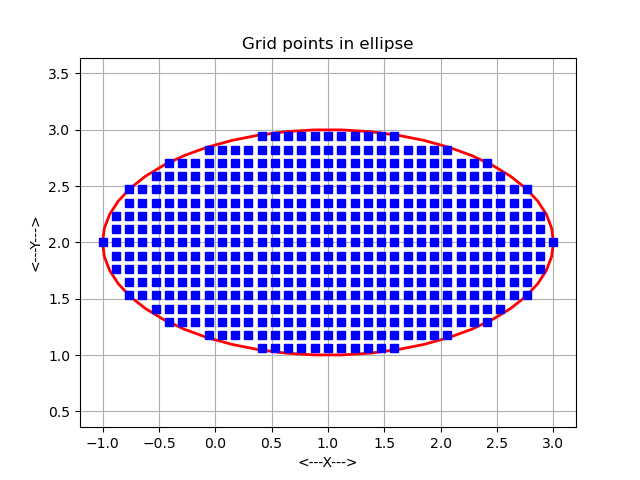

The Python source for this figure:
#! /usr/bin/env python3
#
def ellipse_grid_count ( n, r, c ):

#*****************************************************************************80
#
## ellipse_grid_count() counts the grid points inside an ellipse.
#
#  Discussion:
#
#    The ellipse is specified as
#
#      ( ( X - C1 ) / R1 )^2 + ( ( Y - C2 ) / R2 )^2 = 1
#
#    The user supplies a number N.  There will be N+1 grid points along
#    the shorter axis.
#
#  Licensing:
#
#    This code is distributed under the MIT license.
#
#  Modified:
#
#    08 April 2015
#
#  Author:
#
#    John Burkardt
#
#  Input:
#
#    integer N, the number of subintervals.
#
#    real R(2), the half axis lengths.
#
#    real C(2), the center of the ellipse.
#
#  Output:
#
#    integer NG, the number of grid points inside the ellipse.
#
  import numpy as np

  if ( r[0] < r[1] ):
    h = 2.0 * r[0] / float ( 2 * n + 1 )
    ni = n
    nj = np.ceil ( r[1] / r[0] ) * n
  else:
    h = 2.0 * r[1] / float ( 2 * n + 1 )
    nj = n
    ni = np.ceil ( r[0] / r[1] ) * n

  ng = 0

  for j in range ( 0, nj + 1 ):
    i = 0
    x = c[0]
    y = c[1] + float ( j ) * h
    ng = ng + 1
    if ( 0 < j ):
      ng = ng + 1

    while ( True ):
      i = i + 1
      x = c[0] + float ( i ) * h
      if ( 1 < ( ( x - c[0] ) / r[0] ) ** 2 + ( ( y - c[1] ) / r[1] ) ** 2 ):
        break
      ng = ng + 1
      ng = ng + 1
      if ( 0 < j ):
        ng = ng + 1
        ng = ng + 1

  return ng

def ellipse_grid_count_test ( ):

#*****************************************************************************80
#
## ellipse_grid_count_test() tests ellipse_grid_count().
#
#  Licensing:
#
#    This code is distributed under the MIT license.
#
#  Modified:
#
#    08 April 2015
#
#  Author:
#
#    John Burkardt
#
  import numpy as np

  print ( '' )
  print ( 'ellipse_grid_count_test:' )
  print ( '  ellipse_grid_count can count the points in a grid,' )
  print ( '  with N+1 points on the minor half axis,' )
  print ( '  based on any ellipse.' )

  n = 8
  r = np.array ( [ 2.0, 1.0 ] )
  c = np.array ( [ 1.0, 2.0 ] )

  print ( '' )
  print ( '  We use N = %d' % ( n ) )
  print ( '  Radius R = (%g,%g)' % ( r[0], r[1] ) )
  print ( '  Center C = (%g,%g)' % ( c[0], c[1] ) )

  ng = ellipse_grid_count ( n, r, c )

  print ( '' )
  print ( '  Number of grid points will be %d' % ( ng ) )

  return

def ellipse_grid_display ( n, r, c, ng, cg, filename ):

#*****************************************************************************80
#
## ellipse_grid_display() displays grid points inside an ellipse.
#
#  Discussion:
#
#    The ellipse is specified as
#
#      ( ( X - C1 ) / R1 )^2 + ( ( Y - C2 ) / R2 )^2 = 1
#
#    The user supplies a number N.  There will be N+1 grid points along
#    the shorter axis.
#
#  Licensing:
#
#    This code is distributed under the MIT license.
#
#  Modified:
#
#    08 April 2015
#
#  Author:
#
#    John Burkardt
#
#  Input:
#
#    integer N, the number of subintervals.
#
#    real R(2), the half axis lengths.
#
#    real C(2), the center of the ellipse.
#
#    integer NG, the number of grid points inside the ellipse.
#
#    real XY(2,NG), the grid points.
#
#    string FILENAME, the name of the plotfile to be created.
#
  import matplotlib.pyplot as plt
  import numpy as np
#
#  Make points on the circumference and plot them.
#
  cx = np.zeros ( 51 )
  cy = np.zeros ( 51 )
  for i in range ( 0, 51 ):
    t = 2.0 * np.pi * float ( i ) / 50.0
    cx[i] = c[0] + r[0] * np.cos ( t )
    cy[i] = c[1] + r[1] * np.sin ( t )

  plt.plot ( cx, cy, linewidth = 2.0, color = 'r' )
#
#  Plot the gridpoints.
#
  plt.plot ( cg[0,0:ng], cg[1,0:ng], 'bs' )
#
#  Cleanup and annotate.
#
  plt.xlabel ( '<---X--->' )
  plt.ylabel ( '<---Y--->' )
  plt.title ( 'Grid points in ellipse' )
  plt.grid ( True )
  plt.axis ( 'equal' )
  plt.savefig ( filename )
  plt.show ( block = False )
  plt.close ( )

  print ( '' )
  print ( '  Graphics saved as "%s"' % (filename ) )

  return

def ellipse_grid_display_test ( ):

#*****************************************************************************80
#
## ellipse_grid_display_test() tests ellipse_grid_display().
#
#  Licensing:
#
#    This code is distributed under the MIT license.
#
#  Modified:
#
#    08 April 2015
#
#  Author:
#
#    John Burkardt
#
  import numpy as np

  print ( '' )
  print ( 'ellipse_grid_display_test:' )
  print ( '  ellipse_grid_display can display a grid of points in an ellipse.' )

  n = 3
  r = np.array ( [ 3.0, 2.0 ] )
  c = np.array ( [ 3.0, 0.0 ] )
  ng = 19
  cg = np.array ( [ \
    [  3.0,  2.0 ], \
    [  1.0,  1.0 ], \
    [  2.0,  1.0 ], \
    [  3.0,  1.0 ], \
    [  4.0,  1.0 ], \
    [  5.0,  1.0 ], \
    [  0.0,  0.0 ], \
    [  1.0,  0.0 ], \
    [  2.0,  0.0 ], \
    [  3.0,  0.0 ], \
    [  4.0,  0.0 ], \
    [  5.0,  0.0 ], \
    [  6.0,  0.0 ], \
    [  1.0, -1.0 ], \
    [  2.0, -1.0 ], \
    [  3.0, -1.0 ], \
    [  4.0, -1.0 ], \
    [  5.0, -1.0 ], \
    [  3.0, -2.0 ]  ] )

  cg = np.transpose ( cg )
  filename = 'ellipse_grid_display.png'

  ellipse_grid_display ( n, r, c, ng, cg, filename )

  return

def ellipse_grid_points ( n, r, c, ng ):

#*****************************************************************************80
#
## ellipse_grid_points() generates grid points inside an ellipse.
#
#  Discussion:
#
#    The ellipse is specified as
#
#      ( ( X - C1 ) / R1 )^2 + ( ( Y - C2 ) / R2 )^2 = 1
#
#    The user supplies a number N.  There will be N+1 grid points along
#    the shorter axis.
#
#  Licensing:
#
#    This code is distributed under the MIT license.
#
#  Modified:
#
#    08 April 2015
#
#  Author:
#
#    John Burkardt
#
#  Input:
#
#    integer N, the number of subintervals.
#
#    real R(2), the half axis lengths.
#
#    real C(2), the center of the ellipse.
#
#    integer NG, the number of grid points inside the ellipse.
#
#  Output:
#
#    real XY(2,NG), the grid points.
#
  import numpy as np

  if ( r[0] < r[1] ):
    h = 2.0 * r[0] / float ( 2 * n + 1 )
    ni = n
    nj = np.ceil ( r[1] / r[0] ) * n
  else:
    h = 2.0 * r[1] / float ( 2 * n + 1 )
    nj = n
    ni = np.ceil ( r[0] / r[1] ) * n

  p = 0
  xy = np.zeros ( [ 2, ng ] )

  for j in range ( 0, nj + 1 ):
    i = 0
    x = c[0]
    y = c[1] + float ( j ) * h

    xy[0,p] = x
    xy[1,p] = y
    p = p + 1
    if ( 0 < j ):
      xy[0,p] = x
      xy[1,p] = 2.0 * c[1] - y
      p = p + 1

    while ( True ):
      i = i + 1
      x = c[0] + float ( i ) * h
      if ( 1.0 < ( ( x - c[0] ) / r[0] ) ** 2 + ( ( y - c[1] ) / r[1] ) ** 2 ):
        break

      xy[0,p] = x
      xy[1,p] = y
      p = p + 1
      xy[0,p] = 2.0 * c[0] - x
      xy[1,p] = y
      p = p + 1
      if ( 0 < j ):
        xy[0,p] = x
        xy[1,p] = 2.0 * c[1] - y
        p = p + 1
        xy[0,p] = 2.0 * c[0] - x
        xy[1,p] = 2.0 * c[1] - y
        p = p + 1

  return xy

def ellipse_grid_points_test ( ):

#*****************************************************************************80
#
## ellipse_grid_points_test() tests ellipse_grid_points().
#
#  Licensing:
#
#    This code is distributed under the MIT license.
#
#  Modified:
#
#    08 April 2015
#
#  Author:
#
#    John Burkardt
#
  import numpy as np

  print ( '' )
  print ( 'ellipse_grid_points_test:' )
  print ( '  ellipse_grid_points can define a grid of points' )
  print ( '  with N+1 points on the minor half axis,' )
  print ( '  based on any ellipse.' )

  n = 8
  r = np.array ( [ 2.0, 1.0 ] )
  c = np.array ( [ 1.0, 2.0 ] )

  print ( '' )
  print ( '  We use N = %d' % ( n ) )
  print ( '  Radius R = (%g,%g)' % ( r[0], r[1] ) )
  print ( '  Center C = (%g,%g)' % ( c[0], c[1] ) )

  ng = ellipse_grid_count ( n, r, c )

  print ( '' )
  print ( '  Number of grid points will be %d' % ( ng ) )

  cg = ellipse_grid_points ( n, r, c, ng )

  r82vec_print_part ( ng, cg, 20, '  Part of the grid point array:' )
#
#  Write grid points to a file.
#
  filename = 'ellipse_grid.xy'

  r8mat_transpose_write ( filename, 2, ng, cg );

  print ( '' )
  print ( '  Data written to the file "%s".' % ( filename ) )
#
#  Plot the grid, and save the plot in a file.
#
  filename = 'ellipse_grid.png'
  ellipse_grid_display ( n, r, c, ng, cg, filename )

  return
  
def ellipse_grid_test ( ):

#*****************************************************************************80
#
## ellipse_grid_test() tests ellipse_grid().
#
#  Licensing:
#
#    This code is distributed under the MIT license. 
#
#  Modified:
#
#    08 April 2015
#
#  Author:
#
#    John Burkardt
#
  import numpy as np
  import platform

  print ( '' )
  print ( 'ellipse_grid_test():' )
  print ( '  python version: ' + platform.python_version ( ) )
  print ( '  numpy version:  ' + np.version.version )
  print ( '  Test ellipse_grid().' )
#
#  Utilities:
#
  r8mat_transpose_write_test ( )
#
#  Library.
#
  ellipse_grid_display_test ( )
  ellipse_grid_count_test ( )
  ellipse_grid_points_test ( )
#
#  Terminate.
#
  print ( '' )
  print ( 'ellipse_grid_test():' )
  print ( '  Normal end of execution.' )
  return

def r82vec_print_part ( n, a, max_print, title ):

#*****************************************************************************80
#
## r82vec_print_part() prints "part" of an R82VEC.
#
#  Discussion:
#
#    The user specifies MAX_PRINT, the maximum number of lines to print.
#
#    If N, the size of the vector, is no more than MAX_PRINT, then
#    the entire vector is printed, one entry per line.
#
#    Otherwise, if possible, the first MAX_PRINT-2 entries are printed,
#    followed by a line of periods suggesting an omission,
#    and the last entry.
#
#  Licensing:
#
#    This code is distributed under the MIT license.
#
#  Modified:
#
#    19 December 2001
#
#  Author:
#
#    John Burkardt
#
#  Input:
#
#    integer N, the number of entries of the vector.
#
#    real A(2,N), the vector to be printed.
#
#    integer MAX_PRINT, the maximum number of lines
#    to print.
#
#    string TITLE, a title.
#
  if ( 0 < max_print ):

    if ( 0 < n ):

      if ( 0 < len ( title ) ):
        print ( '' )
        print ( title )

      print ( '' )

      if ( n <= max_print ):

        for i in range ( 0, n ):
          print ( '  %4d  %14f  %14f' % ( i, a[0,i], a[1,i] ) )
 
      elif ( 3 <= max_print ):

        for i in range ( 0, max_print - 2 ):
          print ( '  %4d  %14f  %14f' % ( i, a[0,i], a[1,i] ) )
        print ( '  ....  ..............  ..............' )
        i = n - 1
        print ( '  %4d  %14f  %14f' % ( i, a[0,i], a[1,i] ) )

      else:

        for i in range ( 0, max_print - 1 ):
          print ( '  %4d  %14f  %14f' % ( i, a[0,i], a[1,i] ) )
        i = max_print - 1
        print ( '  %4d  %14f  %14f  ...more entries...' % ( i, a[0,i], a[1,i] ) )

  return

def r82vec_print_part_test ( ):

#*****************************************************************************80
#
## r82vec_print_part_test() tests r82vec_print_part().
#
#  Licensing:
#
#    This code is distributed under the MIT license.
#
#  Modified:
#
#    07 April 2015
#
#  Author:
#
#    John Burkardt
#
  import numpy as np
  import platform

  print ( '' )
  print ( 'r82vec_print_part_test' )
  print ( '  Python version: %s' % ( platform.python_version ( ) ) )
  print ( '  r82vec_print_part prints an R8VEC.' )

  n = 10

  v = np.array ( [ \
    [  11,  12, 13, 14, 15, 16, 17, 18, 19, 20 ], \
    [  21,  22, 23, 24, 25, 26, 27, 28, 29, 30 ] ] )

  max_print = 2
  r82vec_print_part ( n, v, max_print, '  Output with MAX_PRINT = 2' )

  max_print = 5
  r82vec_print_part ( n, v, max_print, '  Output with MAX_PRINT = 5' )

  max_print = 25
  r82vec_print_part ( n, v, max_print, '  Output with MAX_PRINT = 25' )

  return

def r8mat_transpose_write ( filename, m, n, a ):

#*****************************************************************************80
#
## r8mat_transpose_write() writes the transpose of an R8MAT to a file.
#
#  Licensing:
#
#    This code is distributed under the MIT license.
#
#  Modified:
#
#    12 October 2014
#
#  Author:
#
#    John Burkardt
#
#  Input:
#
#    string FILENAME, the name of the output file.
#
#    integer M, the number of rows in A.
#
#    integer N, the number of columns in A.
#
#    real A(M,N), the matrix.
#
  output = open ( filename, 'w' )

  for j in range ( 0, n ):
    for i in range ( 0, m ):
      s = '  %g' % ( a[i,j] )
      output.write ( s )
    output.write ( '\n' )

  output.close ( )

  return

def r8mat_transpose_write_test ( ):

#*****************************************************************************80
#
## r8mat_transpose_write_test() tests r8mat_transpose_write().
#
#  Licensing:
#
#    This code is distributed under the MIT license.
#
#  Modified:
#
#    07 April 2015
#
#  Author:
#
#    John Burkardt
#
  import numpy as np
  import platform

  print ( '' )
  print ( 'r8mat_transpose_write_test:' )
  print ( '  Python version: %s' % ( platform.python_version ( ) ) )
  print ( '  Test r8mat_transpose_write, which writes the transpose of an R8MAT to a file.' )

  filename = 'r8mat_transpose_write_test.txt'
  m = 5
  n = 3
  a = np.array ( (  \
    ( 1.1, 1.2, 1.3 ), \
    ( 2.1, 2.2, 2.3 ), \
    ( 3.1, 3.2, 3.3 ), \
    ( 4.1, 4.2, 4.3 ), \
    ( 5.1, 5.2, 5.3 ) ) )
  r8mat_transpose_write ( filename, m, n, a )

  print ( '' )
  print ( '  Created file "%s".' % ( filename ) )

  return
  
def timestamp ( ):

#*****************************************************************************80
#
## timestamp() prints the date as a timestamp.
#
#  Licensing:
#
#    This code is distributed under the MIT license. 
#
#  Modified:
#
#    06 April 2013
#
#  Author:
#
#    John Burkardt
#
  import time

  t = time.time ( )
  print ( time.ctime ( t ) )

  return None

if ( __name__ == '__main__' ):
  timestamp ( )
  ellipse_grid_test ( )
  timestamp ( )
